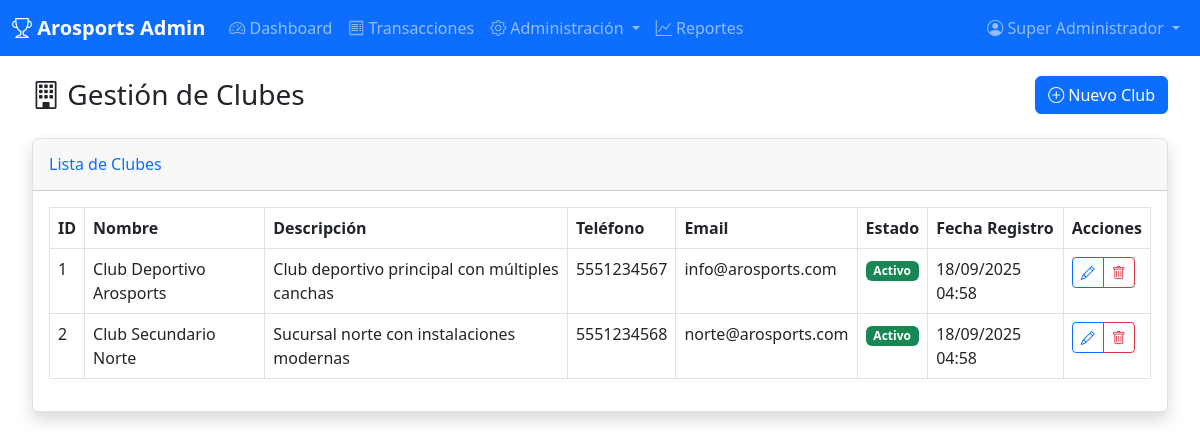
The page /admin/clubes (signed in) on the database its author committed.
### tables this page shows
CREATE TABLE `clubes` (
  `id` int(11) NOT NULL AUTO_INCREMENT,
  `nombre` varchar(100) NOT NULL,
  `descripcion` text DEFAULT NULL,
  `direccion` text DEFAULT NULL,
  `telefono` varchar(20) DEFAULT NULL,
  `email` varchar(100) DEFAULT NULL,
  `activo` tinyint(1) DEFAULT 1,
  `fecha_registro` timestamp DEFAULT CURRENT_TIMESTAMP,
  `fecha_actualizacion` timestamp DEFAULT CURRENT_TIMESTAMP ON UPDATE CURRENT_TIMESTAMP,
  PRIMARY KEY (`id`)
);

### controllers/BaseController.php (called while the page is built, shortened)
<?php
class BaseController {
    public function __construct() {
        $database = new Database();
        $this->db = $database->getConnection();
    }
    protected function render($view, $data = []) {
        extract($data);
        include "views/{$view}.php";
        include 'views/layouts/main.php';
    }
}
?>

### config/database.php (called while the page is built, shortened)
<?php
class Database {
    private $host = DB_HOST;
    private $db_name = DB_NAME;
    private $username = DB_USER;
    private $password = DB_PASS;
    private $charset = DB_CHARSET;
    public function getConnection() {
        $this->conn = null;
        try {
            $dsn = "mysql:host=" . $this->host . ";dbname=" . $this->db_name . ";charset=" . $this->charset;
            $this->conn = new PDO($dsn, $this->username, $this->password);
            $this->conn->setAttribute(PDO::ATTR_ERRMODE, PDO::ERRMODE_EXCEPTION);
        } catch(PDOException $exception) {
            echo "Error de conexión: " . $exception->getMessage();
        }
        return $this->conn;
    }
}
?>

### views/admin/clubes/list.php (the view, shortened to what this page needs)
<div class="container-fluid">
    <div class="d-sm-flex align-items-center justify-content-between mb-4">
        <h1 class="h3 mb-0 text-gray-800">
            <i class="bi bi-building"></i> Gestión de Clubes
        </h1>
        <a href="<?= BASE_URL ?>/admin/clubes?action=create" class="btn btn-primary">
            <i class="bi bi-plus-circle"></i> Nuevo Club
        </a>
    </div>
    <div class="card shadow mb-4">
        <div class="card-header py-3">
            <h6 class="m-0 font-weight-bold text-primary">Lista de Clubes</h6>
        </div>
        <div class="card-body">
            <div class="table-responsive">
                <table class="table table-bordered" id="clubesTable" width="100%" cellspacing="0">
                    <thead>
                        <tr>
                            <th>ID</th>
                            <th>Nombre</th>
                            <th>Descripción</th>
                            <th>Teléfono</th>
                            <th>Email</th>
                            <th>Estado</th>
                            <th>Fecha Registro</th>
                            <th>Acciones</th>
                        </tr>
                    </thead>
                    <tbody>
                        <?php foreach ($clubes as $club): ?>
                        <tr>
                            <td><?= $club['id'] ?></td>
                            <td><?= htmlspecialchars($club['nombre']) ?></td>
                            <td><?= htmlspecialchars(substr($club['descripcion'] ?? '', 0, 50)) ?><?= strlen($club['descripcion'] ?? '') > 50 ? '...' : '' ?></td>
                            <td><?= htmlspecialchars($club['telefono'] ?? 'N/A') ?></td>
                            <td><?= htmlspecialchars($club['email'] ?? 'N/A') ?></td>
                            <td>
                                <span class="badge bg-<?= $club['activo'] ? 'success' : 'secondary' ?>">
                                    <?= $club['activo'] ? 'Activo' : 'Inactivo' ?>
                                </span>
                            </td>
                            <td><?= date('d/m/Y H:i', strtotime($club['fecha_registro'])) ?></td>
                            <td>
                                <div class="btn-group" role="group">
                                    <a href="<?= BASE_URL ?>/admin/clubes?action=edit&id=<?= $club['id'] ?>"
                                       class="btn btn-sm btn-outline-primary" title="Editar">
                                        <i class="bi bi-pencil"></i>
                                    </a>
                                    <button type="button"
                                            class="btn btn-sm btn-outline-danger delete-btn"
                                            data-id="<?= $club['id'] ?>"
                                            data-nombre="<?= htmlspecialchars($club['nombre']) ?>"
                                            title="Eliminar">
                                        <i class="bi bi-trash"></i>
                                    </button>
                                </div>
                            </td>
                        </tr>
                        <?php endforeach; ?>
                    </tbody>
                </table>
            </div>
        </div>
    </div>
</div>

### views/layouts/main.php (style rules this page uses)
.card { box-shadow: 0 0.125rem 0.25rem rgba(0, 0, 0, 0.075); border: 1px solid #dee2e6; }

### rows shown on the page
clubes: id "1", nombre "Club Deportivo Arosports", descripcion "Club deportivo principal con múltiples canchas", telefono "5551234567", email "info@arosports.com", activo "Activo", fecha_registro "18/09/2025 04:58"
clubes: id "2", nombre "Club Secundario Norte", descripcion "Sucursal norte con instalaciones modernas", telefono "5551234568", email "norte@arosports.com", activo "Activo", fecha_registro "18/09/2025 04:58"

### other values the page prints
APP_NAME "Arosports Admin"
$_SESSION['user_name'] "Super Administrador"
